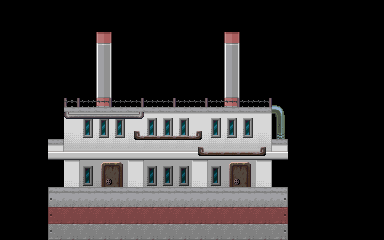

This is a level from a 2D game, rendered from its Tiled map with the project's own tilesets. A one-line summary and the map file follow, with tile-layer data summarised:
An orthogonal 24x15 tile map with 16x16 px tiles, 4 tile layers (Background, Same Level, Tile Layer 4, Foreground) and 7 objects (3x Target, 3x Event, Character).

<map version="1.4" tiledversion="1.4.2" orientation="orthogonal" renderorder="right-down" width="24" height="15" tilewidth="16" tileheight="16" infinite="0" nextlayerid="6" nextobjectid="35">
 <tileset firstgid="1" source="Tilesets/Debug2d.tsx" />
 <layer id="1" name="Background" width="24" height="15">
  <properties>
   <property name="CheckPassability" type="bool" value="true" />
   <property name="z" value="1" />
  </properties>
  <data>[360 cells, 127 non-empty, 20 distinct tile ids]</data>
 </layer>
 <layer id="2" name="Same Level" width="24" height="15">
  <properties>
   <property name="z" value=".5" />
  </properties>
  <data>[360 cells, 52 non-empty, 13 distinct tile ids]</data>
 </layer>
 <layer id="3" name="Tile Layer 4" width="24" height="15">
  <data>[360 cells, 15 non-empty, 6 distinct tile ids]</data>
 </layer>
 <objectgroup id="4" name="Object Layer 1">
  <object id="14" name="door1" type="Target" x="112" y="176" width="16" height="16" />
  <object id="29" name="chaser_spawn" type="Target" x="240" y="176" width="16" height="16" />
  <object id="30" name="tele" type="Event" x="96" y="160" width="32" height="16">
   <properties>
    <property name="onCollide" value="play('door'); targetTele('uhhhidek', 'stair', 'EAST'); if getSwitch('night2_chaser') and not getSwitch('chaser_active') then spawnChaser('stair', 2) end" />
   </properties>
  </object>
  <object id="31" name="ArrowUp" type="Event" x="96" y="192" width="16" height="16">
   <properties>
    <property name="appearance" value="arrow" />
    <property name="face" value="NORTH" />
    <property name="proximity" type="float" value="2" />
   </properties>
  </object>
  <object id="32" name="ArrowUp" type="Event" x="112" y="192" width="16" height="16">
   <properties>
    <property name="appearance" value="arrow" />
    <property name="face" value="NORTH" />
    <property name="proximity" type="float" value="2" />
   </properties>
  </object>
  <object id="33" name="cy" type="Character" x="176" y="176" width="16" height="16">
   <properties>
    <property name="appearance" value="cy" />
    <property name="face" value="EAST" />
    <property name="hide" value="return getSwitch('night2_cy') or not getSwitch('night2_leo') or not getSwitch('night2_ari')" />
    <property name="onInteract" value="play('night2_cy')" />
   </properties>
  </object>
  <object id="34" name="restart" type="Target" x="176" y="176" width="16" height="16" />
 </objectgroup>
 <layer id="5" name="Foreground" width="24" height="15">
  <properties>
   <property name="z" value="-1" />
  </properties>
  <data>[360 cells, 35 non-empty, 9 distinct tile ids]</data>
 </layer>
</map>
